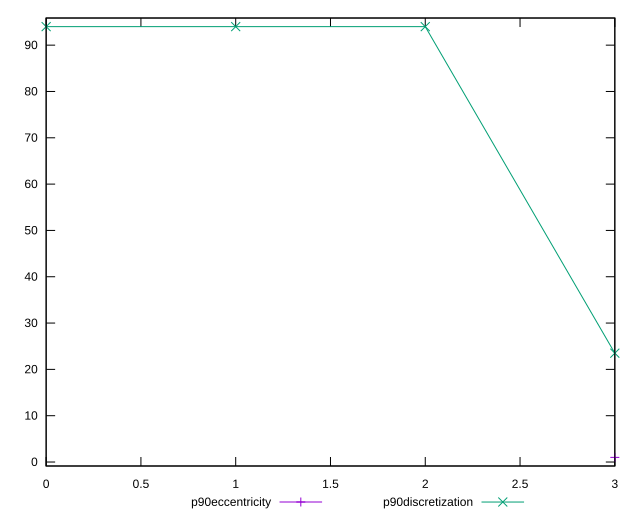

The script that saved this image:
reset

$p90Eccentricity <<EOF
3 1.0000000000000002
EOF

$p90Discretization <<EOF
0 94
1 94
2 94
3 23.5
EOF

set key outside below
set xrange [0:3]
set yrange [-0.8599999999999999:95.86]
set trange [-0.8599999999999999:95.86]
set terminal svg size 640, 520 enhanced background rgb 'white'
set output "reports/report_00028_2021-02-24T12-49-42.674Z/legacy-javascript/progression/eccentricity.svg"

plot $p90Eccentricity title "p90eccentricity" with linespoints, \
     $p90Discretization title "p90discretization" with linespoints

reset
